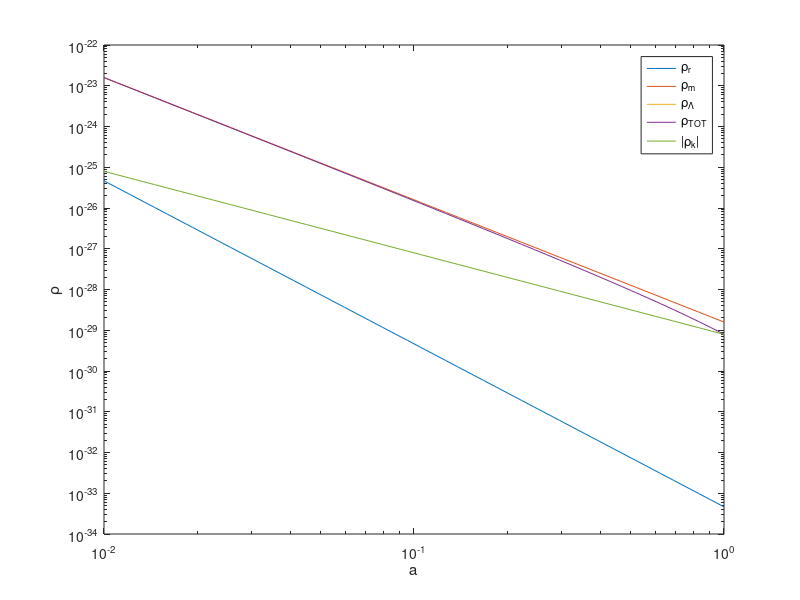

This chart was generated by the following MATLAB code:
function [] = HW2p2()
% This file performs calculations for PHY 262 HW2.2, 2004  (built of the
% HW 1 file). It produces two more plots like the one we produced for 
% HW 1.2 using the parameters (including the rho_k(a) curve with the
% others): Omega_m(a=1) = 0.1 (plot i), 2 (plot ii) and 
% Omega_omega(a=1) = 0 (plot i), 0 (plot ii). The scale factor should range
% over the interval (10^-2,1) for these plots.

% Define parameters for first model
par.rhoc0 = 1.879e-29 * 0.65^2;
par.rhom0 = 0.1*par.rhoc0;
par.rhor0 = 4.8135e-34 * (2-725/2.75)^4;
par.rhoL0 = 0.0*par.rhoc0;
par.rhok0 = par.rhoc0 - par.rhom0 - par.rhor0 - par.rhoL0

% Plotting rho(a) (problem 2.2, 2004). Note that the various Rho_ifunctions
% are defined at the end of this file
a = logspace(-2,0); % create "a" values for x axis
loglog(a,Rhor(a,par),a,Rhom(a,par),a,RhoL(a,par),a,Rho(a,par),a,abs(Rhok(a,par)))
% plot values
xlabel('a')
ylabel('\rho') % matlab uses many (but not all) LaTeX codes
legend('\rho_r','\rho_m', '\rho_{\Lambda}','\rho_{TOT}','|\rho_k|')

pause % (press a key to continue. % Before continuing you can save
% (or copy and paste) the figure

%Define parameters for second model
par.rhoc0 = 1.879e-29 * 0.65^2;
par.rhom0 = 2*par.rhoc0;
par.rhor0 = 4.8135e-34*(2.725/2.75)^4;
par.rhoL0 = 0.0 * par.rhoc0;
par.rhok0 = par.rhoc0 - par.rhom0 - par.rhor0 - par.rhoL0

% Plotting rho(a) (problem 2.2, 2004)
% Note that the various Rho_i functions are defined at the end of this
% file
a = logspace(-2,0); % create "a" values for x axis
loglog(a,Rhor(a,par),a,Rhom(a,par),a,RhoL(a,par),a,Rho(a,par),a,abs(Rhok(a,par))) %plot values
xlabel('a')
ylabel('\rho') %matlab uses many (but not all) LaTeX codes
legend('\rho_r','\rho_m','\rho_{\Lambda}','\rho_{TOT}','|\rho_k|')

function [ rho ] = Rhor( a,par )
%RHOR radiation density
rho = par.rhor0*a.^(-4);

function [ rho ] = Rhom( a,par )
%RHOM Matter density
rho = par.rhom0*a.^(-3);

function [ rho ] = RhoL( a,par )
%RHOL cosmological constant
rho = par.rhoL0*a.^(0);

function [ rho ] = Rhok( a,par )
%RHOK curvature "density"
rho = par.rhok0*a.^(-2);

function [ rho ] = Rho( a,par )
%RHO total density
rho = Rhor(a,par) + Rhom(a,par) + RhoL(a,par) + Rhok(a,par);
